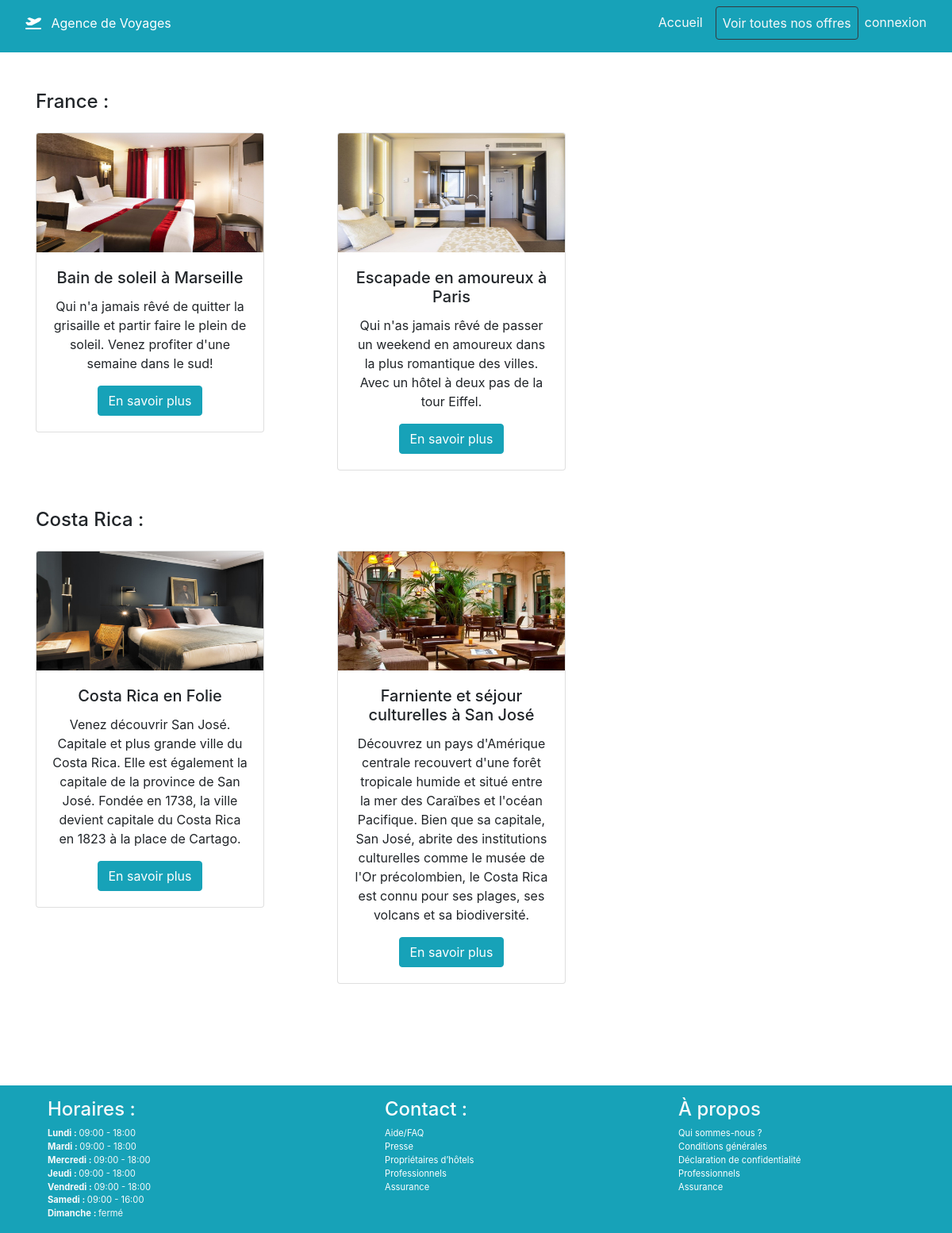
Screenshot of /offres.php with the database file from the repository.
### tables this page shows
CREATE TABLE IF NOT EXISTS `travels` (
  `id` int(11) NOT NULL AUTO_INCREMENT,
  `entitled` varchar(255) NOT NULL,
  `hostel_name` varchar(255) NOT NULL,
  `country_id` int(11) NOT NULL,
  `description` text NOT NULL,
  `term` varchar(255) NOT NULL,
  `price` varchar(10) NOT NULL,
  `picture` varchar(255) NOT NULL,
  `actived` varchar(10) NOT NULL DEFAULT 'off',
  PRIMARY KEY (`id`)
);

### offres.php (the view, shortened to what this page needs)
<?php
require 'inc/config.php';
include 'partials/header.php';
$sql = 'SELECT * FROM travels WHERE country_id = 75 ORDER BY RAND()';
$requete = $bdd->prepare($sql);
$requete->execute();
$travels_france = $requete->fetchAll(PDO::FETCH_ASSOC);
$sql2 = 'SELECT * FROM travels WHERE country_id = 54 ORDER BY RAND()';
$requete = $bdd->prepare($sql2);
$requete->execute();
$travels_costa_rica = $requete->fetchAll(PDO::FETCH_ASSOC);
?>
<main class="pb-5">
    <div class="container pb-2">
      <div class="row">
            <div class="col-12 pt-5">
              <h4>France : </h4>
            </div>
      </div>
          <div class="row text-center py-3">
            <?php foreach($travels_france as $travel_france):?>
            <div class="col-4 flex-row bd-highlight pb-3">
                <div class="card" style="width: 18rem;">
                <img src="img/upload/<?=$travel_france['picture']?>" height="150" class="card-img-top" alt="">
                <div class="card-body">
                  <h5 class="card-title"><?=$travel_france['entitled']?></h5>
                  <p class="card-text"><?=$travel_france['description']?></p>
                  <a href="annonce.php?id=<?=$travel_france['id']?>" class="btn btn-info" role="button">En savoir plus</a>
                </div>
              </div>
            </div>
            <?php endforeach;?>
          </div>
    </div>
    <div class="container pb-5">
      <div class="row">
            <div class="col-12 pt-2">
              <h4>Costa Rica : </h4>
            </div>
      </div>
          <div class="row text-center py-3">
            <?php foreach($travels_costa_rica as $travel_costa_rica):?>
            <div class="col-4 flex-row bd-highlight pb-3">
                <div class="card" style="width: 18rem;">
                <img src="img/upload/<?=$travel_costa_rica['picture']?>" height="150" class="card-img-top" alt="">
                <div class="card-body">
                  <h5 class="card-title"><?=$travel_costa_rica['entitled']?></h5>
                  <p class="card-text"><?=$travel_costa_rica['description']?></p>
                  <a href="annonce.php?id=<?=$travel_costa_rica['id']?>" class="btn btn-info" role="button">En savoir plus</a>
                </div>
              </div>
            </div>
            <?php endforeach;?>
          </div>
    </div>
<?php
include 'partials/footer.php';
?>

### partials/header.php (shortened to what this page needs)
<!DOCTYPE html>
 <html lang="fr" dir="ltr" class="h-100">
   <head>
     <link rel="stylesheet" href="https://stackpath.bootstrapcdn.com/bootstrap/4.4.1/css/bootstrap.min.css">
     <link rel="stylesheet" href="css/style.css">
   </head>
<body class="d-flex flex-column h-100">
   <header>
    <?php include 'partials/nav.php'; ?>
  </header>
  <main class="my-auto">

### partials/nav.php (shortened to what this page needs)
<nav class="navbar navbar-expand-lg text-light bg-info pb-3">
  <a class="navbar-brand js-scroll-trigger"> <a href="index.php"><i class="fas fa-plane-departure pr-2"></i> Agence de Voyages</a>
  <div class="collapse navbar-collapse" id="navbarCollapse">
    <ul class="navbar-nav ml-auto">
        <li class="nav-item">
          <a href="index.php" class="nav-link js-scroll-trigger text-light mr-2">Accueil</a>
        </li>
    <?php if(isset($_SESSION['user']) && !empty($_SESSION['user'])) {
        if ($_SESSION['user']['admin_right'] == 1) {
          echo '<li class="nav-item dropdown">
                <a class="nav-link dropdown-toggle" data-toggle="dropdown" href="#" role="button" aria-haspopup="true" aria-expanded="false">Gestion des Annonces</a>
                <div class="dropdown-menu">
                  <a class="dropdown-item" href="creation_sejour.php">Ajouter annonce</a>
                  <a class="dropdown-item" href="admin.php">Modifier annonce</a>
                </li>';
          echo '<li class="nav-item dropdown">
                <a class="nav-link dropdown-toggle" data-toggle="dropdown" href="#" role="button" aria-haspopup="true" aria-expanded="false">Gestion des Utilisateurs</a>
                <div class="dropdown-menu">
                  <a class="dropdown-item" href="admin_inscription.php">Creation utilisateur</a>
                  <a class="dropdown-item" href="admin_liste_user.php">Liste utilisateur</a>
                </li>';
          echo  '<li class="nav-item">
              <a href="deconnexion.php" class="nav-link js-scroll-trigger text-light mr-2">déconnexion</a>
              </li>';
        }
        elseif ($_SESSION['user']['admin_right'] == 0) {
          echo '<li class="nav-item dropdown">
                <a class="nav-link dropdown-toggle" data-toggle="dropdown" href="#" role="button" aria-haspopup="true" aria-expanded="false">Gestion des Annonces</a>
                <div class="dropdown-menu">
                  <a class="dropdown-item" href="creation_sejour.php">Ajouter annonce</a>
                  <a class="dropdown-item" href="modifications_sejour.php">Modifier annonce</a>
                </li>';
          echo  '<li class="nav-item">
              <a href="deconnexion.php" class="nav-link js-scroll-trigger text-light mr-2">déconnexion</a>
              </li>';
          }
      }
      else {
        echo '<li class="nav-item">
              <a href="offres.php" class="nav-link btn btn-outline-dark js-scroll-trigger text-light">Voir toutes nos offres</a>
              </li>';
        echo '<li class="nav-item">
              <a href="connexion.php" class="nav-link js-scroll-trigger text-light mr-2">connexion</a>
              </li>';
      }
      ?>
    </ul>
  </div>
</nav>

### partials/footer.php (shortened to what this page needs)
<?php
$openings = [
	1   => [
      'start' => '09:00',
      'end'   => '18:00',
      ],
	2   => [
	    'start' => '09:00',
	    'end'   => '18:00',
	],
	3   => [
	    'start' => '09:00',
	    'end'   => '18:00',
	],
	4   => [
	    'start' => '09:00',
	    'end'   => '18:00',
	],
	5   => [
	    'start' => '09:00',
	    'end'   => '18:00',
	],
	6   => [
	    'start' => '09:00',
	    'end'   => '16:00',
	],
	7   => null,
];
$days = [
	1 => 'Lundi',
	2 => 'Mardi',
	3 => 'Mercredi',
	4 => 'Jeudi',
	5 => 'Vendredi',
	6 => 'Samedi',
	7 => 'Dimanche',
];
?>
</main>
<footer class="mt-auto">
  <div class="container-fluid text-light bg-info py-3">
  <div class="container">
    <div class="row mx-auto">
      <div class="col-4" style="list-style: none;">
          <h4>Horaires :</h4>
        <?php
        foreach ($openings as $key => $value) {
            echo '<li>';
            echo '<strong>' . $days[$key] . ' : </strong>';
         if(is_null($value)){
           echo 'fermé';
         }
         elseif(is_array($value)){
            echo $value['start'] . ' - ' . $value['end'];
         }
            echo '</li>';
        }
        ?>
      </div>
			<div class="col-4">
				<div class="row mx-auto">
				  <div class="col-12">
						<ul style="list-style: none; color: white;">
							<h4>Contact :</h4>
							<li><a href="#">Aide/FAQ</a></li>
							<li><a href="#">Presse</a></li>
							<li><a href="#">Propriétaires d’hôtels</a></li>
							<li><a href="#">Professionnels</a></li>
							<li><a href="#">Assurance</a></li>
						</ul>
				  </div>
				</div>
			</div>
			<div class="col-4">
				<div class="row mx-auto">
					<div class="col-12">
						<ul style="list-style: none;">
							<h4>À propos</h4>
							<li><a href="#">Qui sommes-nous ?</li>
							<li><a href="#">Conditions générales</a></li>
							<li><a href="#">Déclaration de confidentialité</a></li>
							<li><a href="#">Professionnels</a></li>
							<li><a href="#">Assurance</a></li>
						</ul>
					</div>
				</div>
			</div>
		</div>
  </div>
</div>
</footer>
</body>
</html>

### css/style.css (style rules this page uses)
nav a { color: white; }
a { color: white; }
footer { font-size: 0.7em; color: white; }

### rows the page displays
travels: picture (picture), entitled "Bain de soleil à Marseille", description "Qui n'a jamais rêvé de quitter la grisaille et partir faire le plein de soleil. Venez profiter d'une semaine dans le sud!"
travels: picture (picture), entitled "Escapade en amoureux à Paris", description "Qui n'as jamais rêvé de passer un weekend en amoureux dans la plus romantique des villes. Avec un hôtel à deux pas de la tour Eiffel."
travels: picture (picture), entitled "Costa Rica en Folie", description "Venez découvrir San José. Capitale et plus grande ville du Costa Rica. Elle est également la capitale de la province de San José. Fondée en 1738, la ville devient capitale du Costa Rica en 1823 à la place de Cartago."
travels: picture (picture), entitled "Farniente et séjour culturelles à San José", description "Découvrez un pays d'Amérique centrale recouvert d'une forêt tropicale humide et situé entre la mer des Caraïbes et l'océan Pacifique. Bien que sa capitale, San José, abrite des institutions culturelles comme le musée de l'Or précolombien, le Costa Rica est connu pour ses plages, ses volcans et sa biodiversité."

### other values shown
$days[$key] "Lundi"
$value['start'] "09:00"
$value['end'] "18:00"
$days[$key] "Mardi"
$days[$key] "Mercredi"
$days[$key] "Jeudi"
$days[$key] "Vendredi"
$days[$key] "Samedi"
$value['end'] "16:00"
$days[$key] "Dimanche"
